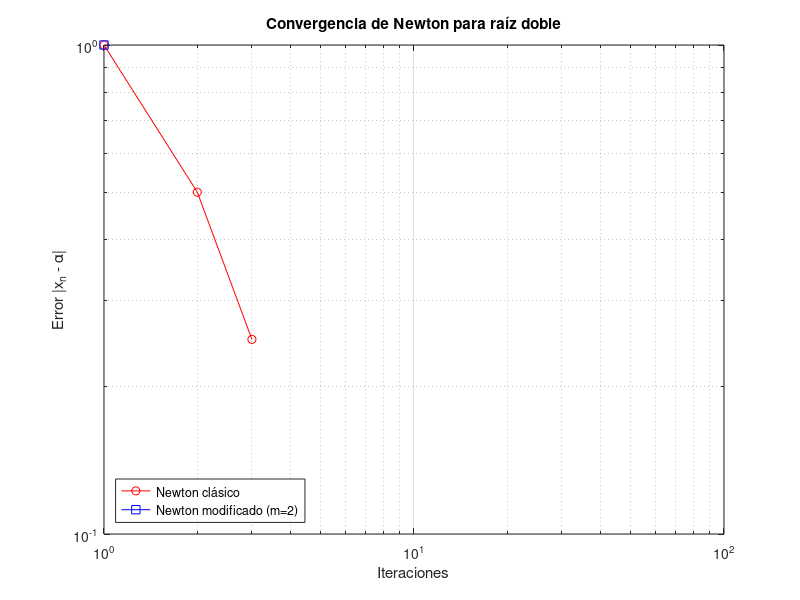

The MATLAB source for this figure:
% newton_raiz_multipleCorreg01.m
% Newton para raíz doble: versión corregida con tolerancia
clear all; clc
f  = @(x) (x - 1).^2;
df = @(x) 2*(x - 1);
m = 2;

x0 = 2;
N = 15;
raiz = 1;
tol = 1e-12;

x_clasico = zeros(1, N);
x_modif   = zeros(1, N);
err_clasico = zeros(1, N);
err_modif   = zeros(1, N);

x_clasico(1) = x0;
x_modif(1) = x0;
err_clasico(1) = abs(x0 - raiz);
err_modif(1)   = abs(x0 - raiz);

for k = 2:N
    dfx = df(x_clasico(k-1));
    if abs(dfx) < tol
        warning('Derivada casi nula en Newton clásico, se detiene.');
        break
    end
    x_clasico(k) = x_clasico(k-1) - f(x_clasico(k-1)) / dfx;
    err_clasico(k) = abs(x_clasico(k) - raiz);

    dfx_mod = df(x_modif(k-1));
    if abs(dfx_mod) < tol
        warning('Derivada casi nula en Newton modificado, se detiene.');
        break
    end
    x_modif(k) = x_modif(k-1) - (m * f(x_modif(k-1)) / (dfx_mod));
    err_modif(k) = abs(x_modif(k) - raiz);
end

figure;
loglog(1:N, err_clasico, 'r-o', 'DisplayName', 'Newton clásico');
hold on;
loglog(1:N, err_modif, 'b-s', 'DisplayName', 'Newton modificado (m=2)');
xlabel('Iteraciones');
ylabel('Error |x_n - \alpha|');
title('Convergencia de Newton para raíz doble');
legend('Location', 'southwest');
grid on;
